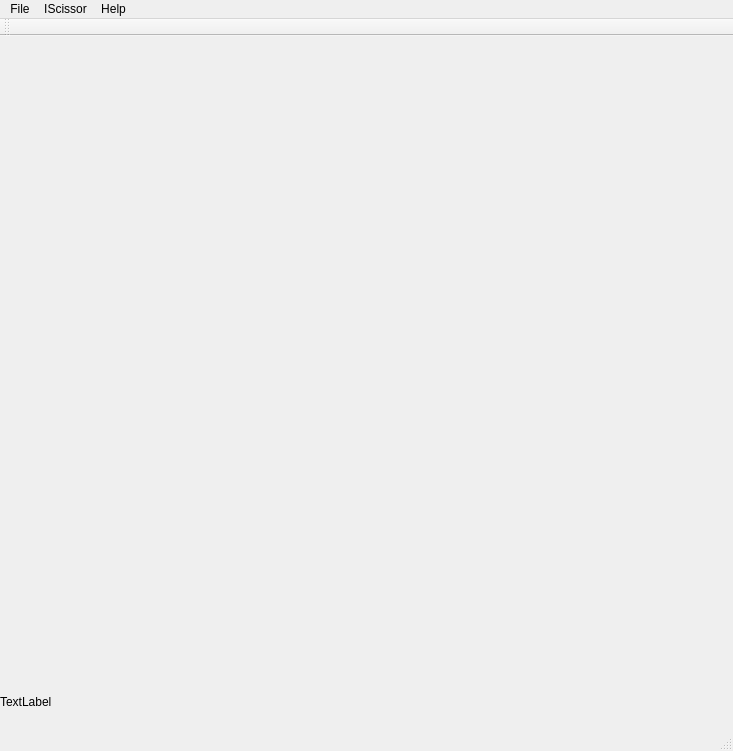
<?xml version="1.0" encoding="UTF-8"?>
<ui version="4.0">
 <class>QtPro1Class</class>
 <widget class="QMainWindow" name="QtPro1Class">
  <property name="geometry">
   <rect>
    <x>0</x>
    <y>0</y>
    <width>733</width>
    <height>751</height>
   </rect>
  </property>
  <property name="windowTitle">
   <string>QtPro1</string>
  </property>
  <widget class="QWidget" name="centralWidget">
   <widget class="ImageDisplayer" name="imageWidget" native="true">
    <property name="geometry">
     <rect>
      <x>-1</x>
      <y>-1</y>
      <width>720</width>
      <height>640</height>
     </rect>
    </property>
    <property name="sizePolicy">
     <sizepolicy hsizetype="Expanding" vsizetype="Expanding">
      <horstretch>0</horstretch>
      <verstretch>0</verstretch>
     </sizepolicy>
    </property>
    <property name="mouseTracking">
     <bool>true</bool>
    </property>
    <property name="focusPolicy">
     <enum>Qt::StrongFocus</enum>
    </property>
   </widget>
   <widget class="QLabel" name="MousePos">
    <property name="geometry">
     <rect>
      <x>0</x>
      <y>650</y>
      <width>121</width>
      <height>31</height>
     </rect>
    </property>
    <property name="text">
     <string>TextLabel</string>
    </property>
   </widget>
  </widget>
  <widget class="QMenuBar" name="menuBar">
   <property name="geometry">
    <rect>
     <x>0</x>
     <y>0</y>
     <width>733</width>
     <height>26</height>
    </rect>
   </property>
   <widget class="QMenu" name="menuFile">
    <property name="title">
     <string>File</string>
    </property>
    <addaction name="actionOpen_Image"/>
    <addaction name="actionSave_Contour"/>
    <addaction name="actionSave_mask"/>
    <addaction name="actionExit"/>
   </widget>
   <widget class="QMenu" name="menuAction">
    <property name="title">
     <string>IScissor</string>
    </property>
    <addaction name="actionStart"/>
    <addaction name="actionStop"/>
    <addaction name="actionUndo"/>
   </widget>
   <widget class="QMenu" name="menuHelp">
    <property name="title">
     <string>Help</string>
    </property>
    <addaction name="actionCost_Graph"/>
   </widget>
   <addaction name="menuFile"/>
   <addaction name="menuAction"/>
   <addaction name="menuHelp"/>
  </widget>
  <widget class="QToolBar" name="mainToolBar">
   <attribute name="toolBarArea">
    <enum>TopToolBarArea</enum>
   </attribute>
   <attribute name="toolBarBreak">
    <bool>false</bool>
   </attribute>
  </widget>
  <widget class="QStatusBar" name="statusBar"/>
  <action name="actionOpen_Image">
   <property name="text">
    <string>Open Image..</string>
   </property>
  </action>
  <action name="actionSave_Contour">
   <property name="text">
    <string>Save Contour</string>
   </property>
  </action>
  <action name="actionSave_mask">
   <property name="text">
    <string>Save mask</string>
   </property>
  </action>
  <action name="actionExit">
   <property name="text">
    <string>Exit</string>
   </property>
  </action>
  <action name="actionStart">
   <property name="text">
    <string>Start</string>
   </property>
  </action>
  <action name="actionStop">
   <property name="text">
    <string>Stop</string>
   </property>
  </action>
  <action name="actionUndo">
   <property name="text">
    <string>Undo</string>
   </property>
  </action>
  <action name="actionCost_Graph">
   <property name="text">
    <string>Cost Graph</string>
   </property>
  </action>
 </widget>
 <layoutdefault spacing="6" margin="11"/>
 <customwidgets>
  <customwidget>
   <class>ImageDisplayer</class>
   <extends>QWidget</extends>
   <header location="global">imagedisplayer.h</header>
   <container>1</container>
  </customwidget>
 </customwidgets>
 <resources>
  <include location="qtpro1.qrc"/>
 </resources>
 <connections/>
</ui>
